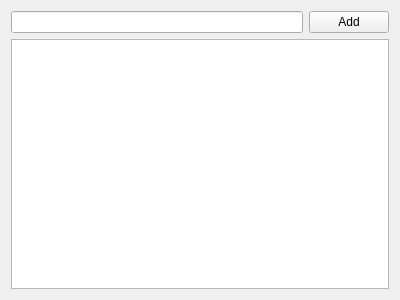
<?xml version="1.0" encoding="UTF-8"?>
<ui version="4.0">
 <class>SpecialtiesWidget</class>
 <widget class="QWidget" name="SpecialtiesWidget">
  <property name="geometry">
   <rect>
    <x>0</x>
    <y>0</y>
    <width>400</width>
    <height>300</height>
   </rect>
  </property>
  <property name="windowTitle">
   <string>Form</string>
  </property>
  <layout class="QVBoxLayout" name="verticalLayout">
   <item>
    <layout class="QHBoxLayout" name="horizontalLayout">
     <item>
      <widget class="QLineEdit" name="lineEdit_newSpecialty"/>
     </item>
     <item>
      <widget class="QPushButton" name="pushButton_add">
       <property name="text">
        <string>Add</string>
       </property>
      </widget>
     </item>
    </layout>
   </item>
   <item>
    <widget class="CheckedList" name="listWidget_specialties"/>
   </item>
  </layout>
 </widget>
 <customwidgets>
  <customwidget>
   <class>CheckedList</class>
   <extends>QListWidget</extends>
   <header>src/Widgets/Components/CheckedList</header>
  </customwidget>
 </customwidgets>
 <resources/>
 <connections/>
</ui>
